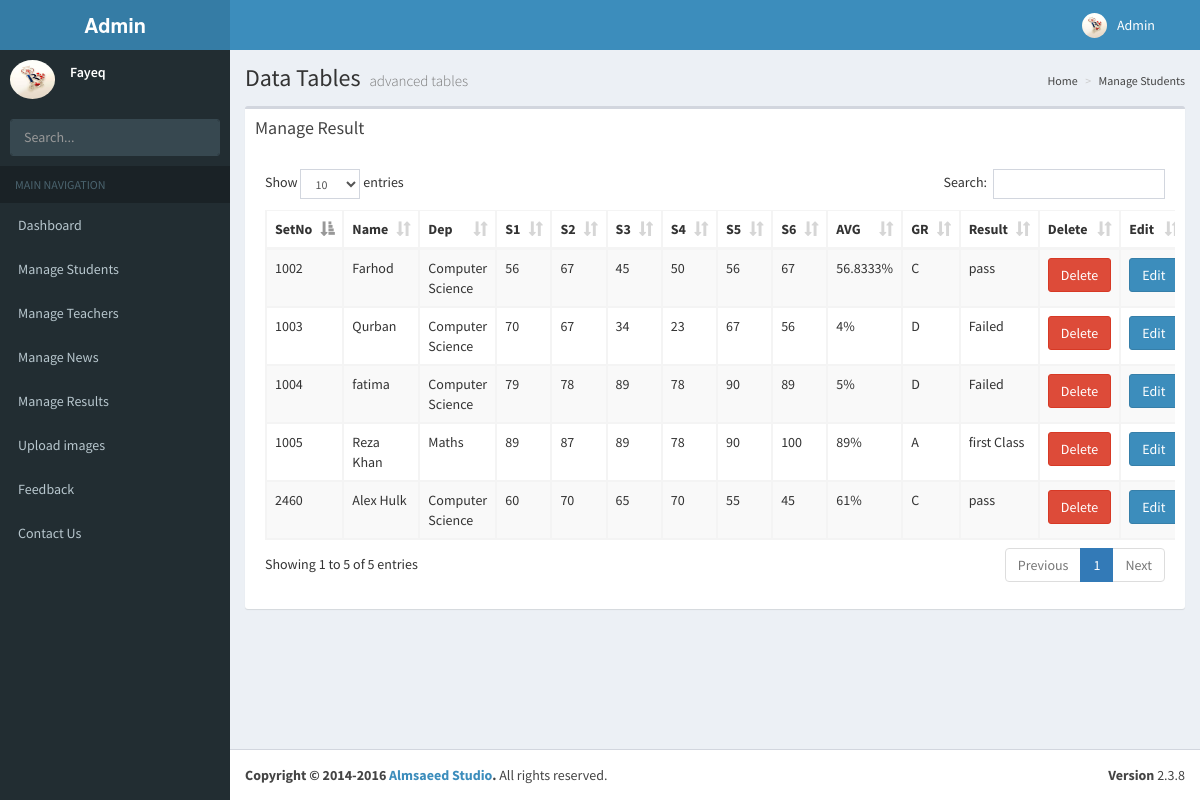
/admin/ViewAllResult.php (signed in), run on the app's committed database.
### tables this page shows
CREATE TABLE `results` (
  `result_id` int(11) NOT NULL,
  `student_setno` int(11) NOT NULL,
  `student_name` varchar(50) NOT NULL,
  `subject1` float NOT NULL,
  `subject1_id` int(11) NOT NULL,
  `subject2` float NOT NULL,
  `subject2_id` int(11) NOT NULL,
  `subject3` float NOT NULL,
  `subject3_id` int(11) NOT NULL,
  `subject4` float NOT NULL,
  `subject4_id` int(11) NOT NULL,
  `subject5` float NOT NULL,
  `subject5_id` int(11) NOT NULL,
  `subject6` float NOT NULL,
  `subject6_id` int(11) NOT NULL,
  `average` float NOT NULL,
  `grade` varchar(5) NOT NULL,
  `result` varchar(20) NOT NULL,
  `department_id` int(11) NOT NULL,
  `exam_id` int(11) NOT NULL
);

CREATE TABLE `department` (
  `Department_id` int(11) NOT NULL,
  `Department_name` varchar(30) NOT NULL
);

### admin/ViewAllResult.php (the view, shortened to what this page needs)
<?php
include'actions/database.php';
include('top_header.php');
include('left_menu.php');
$getResults=$connect->query("SELECT *FROM results JOIN department ON results.department_id=department.Department_id JOIN exams ON results.exam_id=exams.exam_id");
?>
	<div class="content-wrapper">
    <section class="content-header">
      <h1>
        Data Tables
        <small>advanced tables</small>
      </h1>
      <ol class="breadcrumb">
        <li><a href="#"><i class="fa fa-dashboard"></i> Home</a></li>
        <li><a href="#">Manage Students</a></li>
      </ol>
    </section>
        <section class="content">
      <div class="row">
        <div class="col-xs-12">
          <div class="box">
            <div class="box-header">
              <h3 class="box-title">Manage Result</h3>
            </div>
            <div class="box-body">
            <div class="box-body" style="overflow-x: scroll;">
              <table id="example1" class="table table-bordered table-striped">
                <thead>
                <tr>
                  <th>SetNo</th>
                  <th>Name</th>
                  <th>Dep</th>
                  <th>S1</th>
                  <th>S2</th>
                  <th>S3</th>
                  <th>S4</th>
                  <th>S5</th>
                  <th>S6</th>
                  <th>AVG</th>
                  <th>GR</th>
                  <th>Result</th>
                  <th>Delete</th>
                  <th>Edit</th>
                </tr>
                </thead>
                <tbody>
                  <?php while($r=$getResults->fetch_object()){?>
                  <tr>
                    <td><?php echo $r->student_setno?></td>
                  <td><?php echo $r->student_name?></td>
                  <td><?php echo $r->Department_name?></td>
                  <td><?php echo $r->subject1?></td>
                  <td><?php echo $r->subject2?></td>
                  <td><?php echo $r->subject3 ?></td>
                  <td><?php echo $r->subject4 ?></td>
                  <td><?php echo $r->subject5 ?></td>
                  <td><?php echo $r->subject6 ?></td>
                  <td><?php echo $r->average.'%'; ?></td>
                  <td><?php echo $r->grade ?></td>
                  <td><?php echo $r->result ?></td>
                  <td><a href="actions/delete_result.php?rid=<?php echo $r->result_id?>" onclick="return confirm('Are you Sure?')"><button type="submit" class="btn btn-danger">Delete</button></a></td>
                   <td><a href=""><button type="submit" class="btn btn-primary">Edit</button></a></td>
                  </tr>
                  <?php }?>
                </tbody>
              </table>
            </div>
            </div>
          </div>
        </div>
      </div>
    </section>
  </div>
<?php
include('footer.php');
?>

### admin/top_header.php (shortened to what this page needs)
<!DOCTYPE html>
<html>
<head>
  <link rel="stylesheet" href="asset_admin/bootstrap/css/bootstrap.min.css">
  <link rel="stylesheet" href="asset_admin/plugins/datatables/dataTables.bootstrap.css">
  <link rel="stylesheet" href="asset_admin/dist/css/AdminLTE.min.css">
  <link rel="stylesheet" href="asset_admin/dist/css/skins/_all-skins.min.css">
  <link rel="stylesheet" type="text/css" href="bValidator/bvalidator.css">
</head>
<body class="hold-transition skin-blue sidebar-mini">
<div class="wrapper">
  <header class="main-header">
    <a href="index.php" class="logo">
      <span class="logo-lg"><b>Admin</b></span>
    </a>
    <nav class="navbar navbar-static-top">
      <a href="#" class="sidebar-toggle" data-toggle="offcanvas" role="button">
      </a>
      <div class="navbar-custom-menu">
        <ul class="nav navbar-nav">
          <li class="dropdown user user-menu">
            <a href="#" class="dropdown-toggle" data-toggle="dropdown">
              <img src="asset_admin/dist/img/img1.jpg" class="user-image" alt="User Image">
              <span class="hidden-xs">Admin</span>
            </a>
          </li>
          <li>
            <a href="#" data-toggle="control-sidebar"><i class="fa fa-gears"></i></a>
          </li>
        </ul>
      </div>
    </nav>
  </header>

### admin/left_menu.php (shortened to what this page needs)
<aside class="main-sidebar">
   <section class="sidebar">
     <div class="user-panel">
       <div class="pull-left image">
         <img src="asset_admin/dist/img/img1.jpg" class="img-circle" alt="admin Image">
       </div>
       <div class="pull-left info">
         <p>Fayeq</p>
       </div>
     </div>
     <form action="#" method="get" class="sidebar-form">
       <div class="input-group">
         <input type="text" name="q" class="form-control" placeholder="Search...">
             <span class="input-group-btn">
               <button type="submit" name="search" id="search-btn" class="btn btn-flat"><i class="fa fa-search"></i>
               </button>
             </span>
       </div>
     </form>
     <ul class="sidebar-menu">
       <li class="header">MAIN NAVIGATION</li>
       <li class="treeview">
         <a href="index.php">
           <i class="fa fa-dashboard"></i> <span>Dashboard</span>
         </a>
       </li>
      <li class="treeview">
         <a href="">
           <i class="fa fa-share"></i> <span>Manage Students</span>
         </a>
        </li>
	   <li class="treeview">
         <a href="">
           <i class="fa fa-share"></i> <span>Manage Teachers</span>
         </a>
        </li>
     <li class="treeview">
         <a href="#">
           <i class="fa fa-folder"></i> <span>Manage News</span>
         </a>
       </li>
         <li class="treeview">
         <a href="#">
           <i class="fa fa-folder"></i> <span>Manage Results</span>
         </a>
       </li>
    <li class="treeview">
         <a href="uploadImages.php">
           <i class="fa fa-share"></i> <span>Upload images</span>
         </a>
        </li>
	  <li class="treeview">
         <a href="feedback.php">
           <i class="fa fa-share"></i> <span>Feedback</span>
         </a>
        </li>
	  <li class="treeview">
         <a href="contact_us.php">
           <i class="fa fa-share"></i> <span>Contact Us</span>
         </a>
        </li>
     </ul>
   </section>
 </aside>

### admin/footer.php (shortened to what this page needs)
  <footer class="main-footer">
    <div class="pull-right hidden-xs">
      <b>Version</b> 2.3.8
    </div>
    <strong>Copyright &copy; 2014-2016 <a href="http://almsaeedstudio.com">Almsaeed Studio</a>.</strong> All rights
    reserved.
  </footer>
</div>
</body>
</html>

### data on the page
results: student_setno "1002", student_name "Farhod", department.Department_name "Computer Science", subject1 "56", subject2 "67", subject3 "45", subject4 "50", subject5 "56", subject6 "67", average "56.8333", grade "C", result "pass"
results: student_setno "1003", student_name "Qurban", department.Department_name "Computer Science", subject1 "70", subject2 "67", subject3 "34", subject4 "23", subject5 "67", subject6 "56", average "4", grade "D", result "Failed"
results: student_setno "1004", student_name "fatima", department.Department_name "Computer Science", subject1 "79", subject2 "78", subject3 "89", subject4 "78", subject5 "90", subject6 "89", average "5", grade "D", result "Failed"
results: student_setno "1005", student_name "Reza Khan", department.Department_name "Maths", subject1 "89", subject2 "87", subject3 "89", subject4 "78", subject5 "90", subject6 "100", average "89", grade "A", result "first Class"
results: student_setno "2460", student_name "Alex Hulk", department.Department_name "Computer Science", subject1 "60", subject2 "70", subject3 "65", subject4 "70", subject5 "55", subject6 "45", average "61", grade "C", result "pass"
